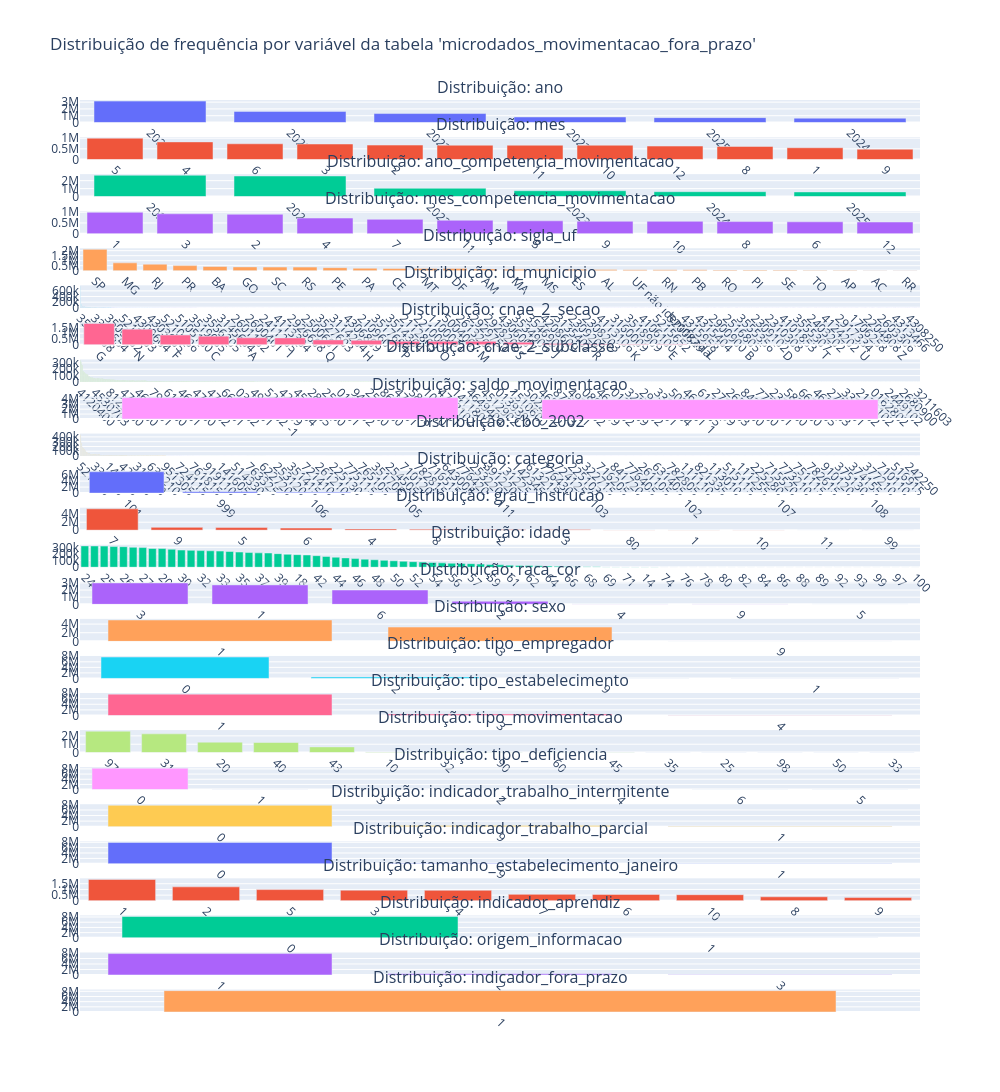

This figure's notebook cell:
### Markdown cell above
### Valores Categoricos

### Code cell
import plotly.graph_objects as go
from plotly.subplots import make_subplots
import webbrowser


def get_value_counts(client, table, col):
    query = f"""
    SELECT
        `{col}` AS value,
        COUNT(*) AS freq
    FROM `{table}`
    GROUP BY `{col}`
    ORDER BY freq DESC
    
    """
    df = client.query(query).to_dataframe()
    df["value"] = df["value"].astype(str)  # garante eixo categórico consistente
    return df

dtypes=list(df_metadata_t1['data_type'].values)
columns = list(df_metadata_t1['column_name'].values)

cat_columns=[
    col for col, dtype in zip(columns, dtypes) 
    if dtype in ['STRING',"INT64", 'DATE', 'DATETIME', 'TIMESTAMP']
    ]

table = f"{DATASET_NAME}.{SCHEMA_NAME}.{TABLE}"

# Coleta os value_counts de cada coluna (uma query por coluna)
value_counts_dict = {}
for col in cat_columns:
    print(f"Consultando: {col}")
    value_counts_dict[col] = get_value_counts(client, table, col)

# Monta o grid vertical: 1 gráfico por linha
n = len(cat_columns)
fig = make_subplots(
    rows=n, cols=1,
    subplot_titles=[f"Distribuição: {col}" for col in cat_columns],
    vertical_spacing=0.4 / n  # espaçamento proporcional para não sobrepor títulos
)

for i, col in enumerate(cat_columns, start=1):
    df_vc = value_counts_dict[col]
    fig.add_trace(
        go.Bar(
            x=df_vc["value"],
            y=df_vc["freq"],
            name=col,
            showlegend=False
        ),
        row=i, col=1
    )
    fig.update_xaxes(tickangle=45, row=i, col=1)

# Altura por gráfico ~350px, permitindo scroll vertical no notebook/HTML
fig.update_layout(
    height=350 * n,
    width=1000,
    title_text=f"Distribuição de frequência por variável da tabela '{TABLE}'",
    showlegend=False
)

# Salva como HTML
output_path = os.path.abspath(f"data/outputs/distribuicao_{TABLE}_cat_columns.html")
fig.show()

### Figure 1 — Plotly figure (JSON) as saved in the notebook; plotly's stock layout.template omitted (floating-point values rounded to 4 significant figures; data arrays with more than 128 entries replaced by an {"elided": "..."} marker saying what was removed)
{"data": [{"name": "ano", "showlegend": false, "type": "bar", "x": ["2021", "2020", "2022", "2023", "2025", "2024"], "xaxis": "x", "y": [3148673, 1636063, 1314097, 811237, 713271, 634108], "yaxis": "y"}, {"name": "mes", "showlegend": false, "type": "bar", "x": ["5", "4", "6", "3", "2", "7", "11", "10", "12", "8", "1", "9"], "xaxis": "x2", "y": [999671, 825750, 737296, 727431, 676258, 670622, 670405, 669520, 630866, 613832, 552312, 483486], "yaxis": "y2"}, {"name": "ano_competencia_movimentacao", "showlegend": false, "type": "bar", "x": ["2021", "2020", "2022", "2023", "2024", "2025"], "xaxis": "x3", "y": [2680702, 2588534, 1048078, 736948, 616019, 587168], "yaxis": "y3"}, {"name": "mes_competencia_movimentacao", "showlegend": false, "type": "bar", "x": ["1", "3", "2", "4", "7", "11", "5", "9", "10", "8", "6", "12"], "xaxis": "x4", "y": [995186, 925451, 905509, 727699, 668638, 625363, 598724, 577129, 574973, 562746, 552450, 543581], "yaxis": "y4"}, {"name": "sigla_uf", "showlegend": false, "type": "bar", "x": ["SP", "MG", "RJ", "PR", "BA", "GO", "SC", "RS", "PE", "PA", "CE", "MT", "DF", "AM", "MA", "MS", "ES", "AL", "UF não identificada", "RN", "PB", "RO", "PI", "SE", "TO", "AP", "AC", "RR"], "xaxis": "x5", "y": [2129514, 784296, 651555, 510284, 423385, 381860, 364397, 359700, 304322, 248737, 218987, 215822, 211331, 174941, 155535, 150799, 140471, 130344, 107418, 100780, 99210, 80433, 77651, 64368, 59146, 47408, 33305, 31450], "yaxis": "y5"}, {"name": "id_municipio", "showlegend": false, "type": "bar", "x": {"elided": "5562 str values"}, "xaxis": "x6", "y": {"elided": "5562 int values"}, "yaxis": "y6"}, {"name": "cnae_2_secao", "showlegend": false, "type": "bar", "x": ["G", "N", "F", "C", "A", "I", "Q", "H", "P", "O", "M", "S", "J", "R", "K", "E", "L", "B", "D", "T", "U", "Z"], "xaxis": "x7", "y": [1831591, 1347330, 841204, 745661, 606486, 598433, 424752, 387151, 301993, 300513, 298430, 228366, 117419, 72403, 53380, 44783, 35453, 15366, 4596, 1062, 599, 478], "yaxis": "y7"}, {"name": "cnae_2_subclasse", "showlegend": false, "type": "bar", "x": {"elided": "1339 str values"}, "xaxis": "x8", "y": {"elided": "1339 int values"}, "yaxis": "y8"}, {"name": "saldo_movimentacao", "showlegend": false, "type": "bar", "x": ["-1", "1"], "xaxis": "x9", "y": [4333860, 3923589], "yaxis": "y9"}, {"name": "cbo_2002", "showlegend": false, "type": "bar", "x": {"elided": "2633 str values"}, "xaxis": "x10", "y": {"elided": "2633 int values"}, "yaxis": "y10"}, {"name": "categoria", "showlegend": false, "type": "bar", "x": ["101", "999", "106", "105", "111", "103", "102", "107", "108"], "xaxis": "x11", "y": [7116305, 445632, 307128, 147407, 135976, 74816, 28209, 1282, 694], "yaxis": "y11"}, {"name": "grau_instrucao", "showlegend": false, "type": "bar", "x": ["7", "9", "5", "6", "4", "8", "2", "3", "80", "1", "10", "11", "99"], "xaxis": "x12", "y": [5368516, 710771, 650012, 525957, 307916, 250914, 173086, 145205, 52850, 50726, 14814, 6594, 88], "yaxis": "y12"}, {"name": "idade", "showlegend": false, "type": "bar", "x": ["24", "23", "25", "22", "26", "21", "27", "28", "20", "29", "30", "31", "32", "19", "33", "34", "35", "36", "37", "38", "39", "40", "18", "41", "42", "43", "44", "45", "46", "47", "48", "49", "50", "51", "52", "53", "54", "55", "56", "17", "57", "58", "59", "60", "61", "16", "62", "63", "64", "65", "66", "67", "68", "15", "69", "70", null, "71", "72", "14", "73", "74", "75", "76", "77", "78", "79", "80", "81", "82", "83", "84", "85", "86", "87", "88", "90", "89", "91", "92", "94", "93", "95", "99", "98", "97", "96", "100"], "xaxis": "x13", "y": [322415, 321373, 318854, 312237, 310139, 301390, 296817, 282725, 282374, 271722, 259606, 255065, 250936, 248229, 243747, 237704, 229556, 221864, 217063, 215045, 204964, 194873, 190119, 184974, 174813, 163601, 151423, 141100, 130775, 121991, 113013, 104482, 97432, 90697, 84129, 77477, 71422, 66208, 59904, 56774, 54110, 47469, 41282, 36782, 31102, 27405, 25818, 21277, 17612, 15059, 10195, 7866, 6348, 6237, 5017, 4107, 3649, 3122, 2501, 2202, 1955, 1568, 1526, 941, 748, 586, 440, 331, 241, 189, 151, 120, 101, 85, 70, 47, 30, 29, 26, 21, 14, 14, 8, 4, 3, 3, 3, 3], "yaxis": "y13"}, {"name": "raca_cor", "showlegend": false, "type": "bar", "x": ["3", "1", "6", "2", "4", "9", "5"], "xaxis": "x14", "y": [2997039, 2721084, 2003753, 432856, 54917, 26614, 21186], "yaxis": "y14"}, {"name": "sexo", "showlegend": false, "type": "bar", "x": ["1", "3", "9"], "xaxis": "x15", "y": [4947466, 3309927, 56], "yaxis": "y15"}, {"name": "tipo_empregador", "showlegend": false, "type": "bar", "x": ["0", "2", "9", "1"], "xaxis": "x16", "y": [7716330, 529600, 6147, 5372], "yaxis": "y16"}, {"name": "tipo_estabelecimento", "showlegend": false, "type": "bar", "x": ["1", "3", "4"], "xaxis": "x17", "y": [7614601, 515098, 127750], "yaxis": "y17"}, {"name": "tipo_movimentacao", "showlegend": false, "type": "bar", "x": ["97", "31", "20", "40", "43", "10", "32", "90", "60", "45", "35", "25", "98", "50", "33"], "xaxis": "x18", "y": [2559681, 2240822, 1245844, 1205708, 677372, 80675, 74711, 46730, 38170, 36591, 19477, 17912, 4998, 4867, 3891], "yaxis": "y18"}, {"name": "tipo_deficiencia", "showlegend": false, "type": "bar", "x": ["0", "1", "3", "2", "4", "6", "5"], "xaxis": "x19", "y": [8233022, 9384, 3872, 3574, 2771, 2515, 2311], "yaxis": "y19"}, {"name": "indicador_trabalho_intermitente", "showlegend": false, "type": "bar", "x": ["0", "9", "1"], "xaxis": "x20", "y": [7676195, 445278, 135976], "yaxis": "y20"}, {"name": "indicador_trabalho_parcial", "showlegend": false, "type": "bar", "x": ["0", "9", "1"], "xaxis": "x21", "y": [7960575, 212931, 83943], "yaxis": "y21"}, {"name": "tamanho_estabelecimento_janeiro", "showlegend": false, "type": "bar", "x": ["1", "2", "5", "3", "4", "7", "6", "10", "8", "9"], "xaxis": "x22", "y": [1877364, 1226042, 987020, 936362, 924354, 566721, 566024, 537794, 351813, 283955], "yaxis": "y22"}, {"name": "indicador_aprendiz", "showlegend": false, "type": "bar", "x": ["0", "1"], "xaxis": "x23", "y": [8182633, 74816], "yaxis": "y23"}, {"name": "origem_informacao", "showlegend": false, "type": "bar", "x": ["1", "2", "3"], "xaxis": "x24", "y": [7806170, 424721, 26558], "yaxis": "y24"}, {"name": "indicador_fora_prazo", "showlegend": false, "type": "bar", "x": ["1"], "xaxis": "x25", "y": [8257449], "yaxis": "y25"}], "layout": {"annotations": [{"font": {"size": 16}, "showarrow": false, "text": "Distribuição: ano", "x": 0.5, "xanchor": "center", "xref": "paper", "y": 1, "yanchor": "bottom", "yref": "paper"}, {"font": {"size": 16}, "showarrow": false, "text": "Distribuição: mes", "x": 0.5, "xanchor": "center", "xref": "paper", "y": 0.9594, "yanchor": "bottom", "yref": "paper"}, {"font": {"size": 16}, "showarrow": false, "text": "Distribuição: ano_competencia_movimentacao", "x": 0.5, "xanchor": "center", "xref": "paper", "y": 0.9187, "yanchor": "bottom", "yref": "paper"}, {"font": {"size": 16}, "showarrow": false, "text": "Distribuição: mes_competencia_movimentacao", "x": 0.5, "xanchor": "center", "xref": "paper", "y": 0.8781, "yanchor": "bottom", "yref": "paper"}, {"font": {"size": 16}, "showarrow": false, "text": "Distribuição: sigla_uf", "x": 0.5, "xanchor": "center", "xref": "paper", "y": 0.8374, "yanchor": "bottom", "yref": "paper"}, {"font": {"size": 16}, "showarrow": false, "text": "Distribuição: id_municipio", "x": 0.5, "xanchor": "center", "xref": "paper", "y": 0.7968, "yanchor": "bottom", "yref": "paper"}, {"font": {"size": 16}, "showarrow": false, "text": "Distribuição: cnae_2_secao", "x": 0.5, "xanchor": "center", "xref": "paper", "y": 0.7562, "yanchor": "bottom", "yref": "paper"}, {"font": {"size": 16}, "showarrow": false, "text": "Distribuição: cnae_2_subclasse", "x": 0.5, "xanchor": "center", "xref": "paper", "y": 0.7155, "yanchor": "bottom", "yref": "paper"}, {"font": {"size": 16}, "showarrow": false, "text": "Distribuição: saldo_movimentacao", "x": 0.5, "xanchor": "center", "xref": "paper", "y": 0.6749, "yanchor": "bottom", "yref": "paper"}, {"font": {"size": 16}, "showarrow": false, "text": "Distribuição: cbo_2002", "x": 0.5, "xanchor": "center", "xref": "paper", "y": 0.6342, "yanchor": "bottom", "yref": "paper"}, {"font": {"size": 16}, "showarrow": false, "text": "Distribuição: categoria", "x": 0.5, "xanchor": "center", "xref": "paper", "y": 0.5936, "yanchor": "bottom", "yref": "paper"}, {"font": {"size": 16}, "showarrow": false, "text": "Distribuição: grau_instrucao", "x": 0.5, "xanchor": "center", "xref": "paper", "y": 0.553, "yanchor": "bottom", "yref": "paper"}, {"font": {"size": 16}, "showarrow": false, "text": "Distribuição: idade", "x": 0.5, "xanchor": "center", "xref": "paper", "y": 0.5123, "yanchor": "bottom", "yref": "paper"}, {"font": {"size": 16}, "showarrow": false, "text": "Distribuição: raca_cor", "x": 0.5, "xanchor": "center", "xref": "paper", "y": 0.4717, "yanchor": "bottom", "yref": "paper"}, {"font": {"size": 16}, "showarrow": false, "text": "Distribuição: sexo", "x": 0.5, "xanchor": "center", "xref": "paper", "y": 0.431, "yanchor": "bottom", "yref": "paper"}, {"font": {"size": 16}, "showarrow": false, "text": "Distribuição: tipo_empregador", "x": 0.5, "xanchor": "center", "xref": "paper", "y": 0.3904, "yanchor": "bottom", "yref": "paper"}, {"font": {"size": 16}, "showarrow": false, "text": "Distribuição: tipo_estabelecimento", "x": 0.5, "xanchor": "center", "xref": "paper", "y": 0.3498, "yanchor": "bottom", "yref": "paper"}, {"font": {"size": 16}, "showarrow": false, "text": "Distribuição: tipo_movimentacao", "x": 0.5, "xanchor": "center", "xref": "paper", "y": 0.3091, "yanchor": "bottom", "yref": "paper"}, {"font": {"size": 16}, "showarrow": false, "text": "Distribuição: tipo_deficiencia", "x": 0.5, "xanchor": "center", "xref": "paper", "y": 0.2685, "yanchor": "bottom", "yref": "paper"}, {"font": {"size": 16}, "showarrow": false, "text": "Distribuição: indicador_trabalho_intermitente", "x": 0.5, "xanchor": "center", "xref": "paper", "y": 0.2278, "yanchor": "bottom", "yref": "paper"}, {"font": {"size": 16}, "showarrow": false, "text": "Distribuição: indicador_trabalho_parcial", "x": 0.5, "xanchor": "center", "xref": "paper", "y": 0.1872, "yanchor": "bottom", "yref": "paper"}, {"font": {"size": 16}, "showarrow": false, "text": "Distribuição: tamanho_estabelecimento_janeiro", "x": 0.5, "xanchor": "center", "xref": "paper", "y": 0.1466, "yanchor": "bottom", "yref": "paper"}, {"font": {"size": 16}, "showarrow": false, "text": "Distribuição: indicador_aprendiz", "x": 0.5, "xanchor": "center", "xref": "paper", "y": 0.1059, "yanchor": "bottom", "yref": "paper"}, {"font": {"size": 16}, "showarrow": false, "text": "Distribuição: origem_informacao", "x": 0.5, "xanchor": "center", "xref": "paper", "y": 0.06528, "yanchor": "bottom", "yref": "paper"}, {"font": {"size": 16}, "showarrow": false, "text": "Distribuição: indicador_fora_prazo", "x": 0.5, "xanchor": "center", "xref": "paper", "y": 0.02464, "yanchor": "bottom", "yref": "paper"}], "height": 8750, "showlegend": false, "title": {"text": "Distribuição de frequência por variável da tabela 'microdados_movimentacao_fora_prazo'"}, "width": 1000, "xaxis": {"anchor": "y", "domain": [0, 1], "tickangle": 45}, "xaxis10": {"anchor": "y10", "domain": [0, 1], "tickangle": 45}, "xaxis11": {"anchor": "y11", "domain": [0, 1], "tickangle": 45}, "xaxis12": {"anchor": "y12", "domain": [0, 1], "tickangle": 45}, "xaxis13": {"anchor": "y13", "domain": [0, 1], "tickangle": 45}, "xaxis14": {"anchor": "y14", "domain": [0, 1], "tickangle": 45}, "xaxis15": {"anchor": "y15", "domain": [0, 1], "tickangle": 45}, "xaxis16": {"anchor": "y16", "domain": [0, 1], "tickangle": 45}, "xaxis17": {"anchor": "y17", "domain": [0, 1], "tickangle": 45}, "xaxis18": {"anchor": "y18", "domain": [0, 1], "tickangle": 45}, "xaxis19": {"anchor": "y19", "domain": [0, 1], "tickangle": 45}, "xaxis2": {"anchor": "y2", "domain": [0, 1], "tickangle": 45}, "xaxis20": {"anchor": "y20", "domain": [0, 1], "tickangle": 45}, "xaxis21": {"anchor": "y21", "domain": [0, 1], "tickangle": 45}, "xaxis22": {"anchor": "y22", "domain": [0, 1], "tickangle": 45}, "xaxis23": {"anchor": "y23", "domain": [0, 1], "tickangle": 45}, "xaxis24": {"anchor": "y24", "domain": [0, 1], "tickangle": 45}, "xaxis25": {"anchor": "y25", "domain": [0, 1], "tickangle": 45}, "xaxis3": {"anchor": "y3", "domain": [0, 1], "tickangle": 45}, "xaxis4": {"anchor": "y4", "domain": [0, 1], "tickangle": 45}, "xaxis5": {"anchor": "y5", "domain": [0, 1], "tickangle": 45}, "xaxis6": {"anchor": "y6", "domain": [0, 1], "tickangle": 45}, "xaxis7": {"anchor": "y7", "domain": [0, 1], "tickangle": 45}, "xaxis8": {"anchor": "y8", "domain": [0, 1], "tickangle": 45}, "xaxis9": {"anchor": "y9", "domain": [0, 1], "tickangle": 45}, "yaxis": {"anchor": "x", "domain": [0.9754, 1]}, "yaxis10": {"anchor": "x10", "domain": [0.6096, 0.6342]}, "yaxis11": {"anchor": "x11", "domain": [0.569, 0.5936]}, "yaxis12": {"anchor": "x12", "domain": [0.5283, 0.553]}, "yaxis13": {"anchor": "x13", "domain": [0.4877, 0.5123]}, "yaxis14": {"anchor": "x14", "domain": [0.447, 0.4717]}, "yaxis15": {"anchor": "x15", "domain": [0.4064, 0.431]}, "yaxis16": {"anchor": "x16", "domain": [0.3658, 0.3904]}, "yaxis17": {"anchor": "x17", "domain": [0.3251, 0.3498]}, "yaxis18": {"anchor": "x18", "domain": [0.2845, 0.3091]}, "yaxis19": {"anchor": "x19", "domain": [0.2438, 0.2685]}, "yaxis2": {"anchor": "x2", "domain": [0.9347, 0.9594]}, "yaxis20": {"anchor": "x20", "domain": [0.2032, 0.2278]}, "yaxis21": {"anchor": "x21", "domain": [0.1626, 0.1872]}, "yaxis22": {"anchor": "x22", "domain": [0.1219, 0.1466]}, "yaxis23": {"anchor": "x23", "domain": [0.08128, 0.1059]}, "yaxis24": {"anchor": "x24", "domain": [0.04064, 0.06528]}, "yaxis25": {"anchor": "x25", "domain": [0, 0.02464]}, "yaxis3": {"anchor": "x3", "domain": [0.8941, 0.9187]}, "yaxis4": {"anchor": "x4", "domain": [0.8534, 0.8781]}, "yaxis5": {"anchor": "x5", "domain": [0.8128, 0.8374]}, "yaxis6": {"anchor": "x6", "domain": [0.7722, 0.7968]}, "yaxis7": {"anchor": "x7", "domain": [0.7315, 0.7562]}, "yaxis8": {"anchor": "x8", "domain": [0.6909, 0.7155]}, "yaxis9": {"anchor": "x9", "domain": [0.6502, 0.6749]}}}
